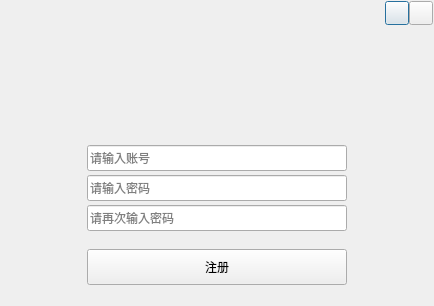
<?xml version="1.0" encoding="UTF-8"?>
<ui version="4.0">
 <class>UserRegisterClass</class>
 <widget class="QDialog" name="UserRegisterClass">
  <property name="geometry">
   <rect>
    <x>0</x>
    <y>0</y>
    <width>434</width>
    <height>306</height>
   </rect>
  </property>
  <property name="windowTitle">
   <string>UserRegister</string>
  </property>
  <layout class="QVBoxLayout" name="verticalLayout_2">
   <property name="spacing">
    <number>0</number>
   </property>
   <property name="leftMargin">
    <number>1</number>
   </property>
   <property name="topMargin">
    <number>1</number>
   </property>
   <property name="rightMargin">
    <number>1</number>
   </property>
   <property name="bottomMargin">
    <number>1</number>
   </property>
   <item>
    <widget class="QWidget" name="titleWidget_2" native="true">
     <property name="sizePolicy">
      <sizepolicy hsizetype="Expanding" vsizetype="Fixed">
       <horstretch>0</horstretch>
       <verstretch>0</verstretch>
      </sizepolicy>
     </property>
     <property name="minimumSize">
      <size>
       <width>0</width>
       <height>24</height>
      </size>
     </property>
     <property name="maximumSize">
      <size>
       <width>16777215</width>
       <height>24</height>
      </size>
     </property>
     <property name="titleSkin" stdset="0">
      <bool>true</bool>
     </property>
     <layout class="QHBoxLayout" name="horizontalLayout_6">
      <property name="spacing">
       <number>0</number>
      </property>
      <property name="leftMargin">
       <number>12</number>
      </property>
      <property name="topMargin">
       <number>0</number>
      </property>
      <property name="rightMargin">
       <number>0</number>
      </property>
      <property name="bottomMargin">
       <number>0</number>
      </property>
      <item>
       <spacer name="horizontalSpacer_10">
        <property name="orientation">
         <enum>Qt::Horizontal</enum>
        </property>
        <property name="sizeHint" stdset="0">
         <size>
          <width>299</width>
          <height>20</height>
         </size>
        </property>
       </spacer>
      </item>
      <item>
       <widget class="QPushButton" name="sysmin">
        <property name="sizePolicy">
         <sizepolicy hsizetype="Fixed" vsizetype="Fixed">
          <horstretch>0</horstretch>
          <verstretch>0</verstretch>
         </sizepolicy>
        </property>
        <property name="minimumSize">
         <size>
          <width>24</width>
          <height>24</height>
         </size>
        </property>
        <property name="maximumSize">
         <size>
          <width>24</width>
          <height>24</height>
         </size>
        </property>
        <property name="text">
         <string/>
        </property>
       </widget>
      </item>
      <item>
       <widget class="QPushButton" name="sysclose">
        <property name="sizePolicy">
         <sizepolicy hsizetype="Fixed" vsizetype="Fixed">
          <horstretch>0</horstretch>
          <verstretch>0</verstretch>
         </sizepolicy>
        </property>
        <property name="minimumSize">
         <size>
          <width>24</width>
          <height>24</height>
         </size>
        </property>
        <property name="maximumSize">
         <size>
          <width>24</width>
          <height>24</height>
         </size>
        </property>
        <property name="text">
         <string/>
        </property>
       </widget>
      </item>
     </layout>
    </widget>
   </item>
   <item>
    <widget class="QWidget" name="titleWidget" native="true">
     <property name="sizePolicy">
      <sizepolicy hsizetype="Expanding" vsizetype="Expanding">
       <horstretch>0</horstretch>
       <verstretch>0</verstretch>
      </sizepolicy>
     </property>
     <property name="minimumSize">
      <size>
       <width>0</width>
       <height>80</height>
      </size>
     </property>
     <property name="maximumSize">
      <size>
       <width>16777215</width>
       <height>80</height>
      </size>
     </property>
     <property name="titleSkin" stdset="0">
      <bool>true</bool>
     </property>
    </widget>
   </item>
   <item>
    <widget class="QWidget" name="bodyWidget" native="true">
     <property name="sizePolicy">
      <sizepolicy hsizetype="Preferred" vsizetype="Expanding">
       <horstretch>0</horstretch>
       <verstretch>0</verstretch>
      </sizepolicy>
     </property>
     <property name="minimumSize">
      <size>
       <width>0</width>
       <height>200</height>
      </size>
     </property>
     <property name="bottomSkin" stdset="0">
      <bool>true</bool>
     </property>
     <layout class="QVBoxLayout" name="verticalLayout">
      <property name="spacing">
       <number>4</number>
      </property>
      <property name="leftMargin">
       <number>0</number>
      </property>
      <property name="topMargin">
       <number>0</number>
      </property>
      <property name="rightMargin">
       <number>0</number>
      </property>
      <property name="bottomMargin">
       <number>0</number>
      </property>
      <item>
       <spacer name="verticalSpacer_2">
        <property name="orientation">
         <enum>Qt::Vertical</enum>
        </property>
        <property name="sizeHint" stdset="0">
         <size>
          <width>20</width>
          <height>40</height>
         </size>
        </property>
       </spacer>
      </item>
      <item>
       <layout class="QHBoxLayout" name="horizontalLayout">
        <property name="spacing">
         <number>6</number>
        </property>
        <item>
         <spacer name="horizontalSpacer">
          <property name="orientation">
           <enum>Qt::Horizontal</enum>
          </property>
          <property name="sizeHint" stdset="0">
           <size>
            <width>40</width>
            <height>20</height>
           </size>
          </property>
         </spacer>
        </item>
        <item>
         <widget class="QLineEdit" name="lineEditUserAccount">
          <property name="minimumSize">
           <size>
            <width>260</width>
            <height>26</height>
           </size>
          </property>
          <property name="maximumSize">
           <size>
            <width>260</width>
            <height>26</height>
           </size>
          </property>
          <property name="maxLength">
           <number>33</number>
          </property>
          <property name="placeholderText">
           <string>请输入账号</string>
          </property>
         </widget>
        </item>
        <item>
         <spacer name="horizontalSpacer_2">
          <property name="orientation">
           <enum>Qt::Horizontal</enum>
          </property>
          <property name="sizeHint" stdset="0">
           <size>
            <width>40</width>
            <height>20</height>
           </size>
          </property>
         </spacer>
        </item>
       </layout>
      </item>
      <item>
       <layout class="QHBoxLayout" name="horizontalLayout_2">
        <property name="spacing">
         <number>6</number>
        </property>
        <item>
         <spacer name="horizontalSpacer_3">
          <property name="orientation">
           <enum>Qt::Horizontal</enum>
          </property>
          <property name="sizeHint" stdset="0">
           <size>
            <width>40</width>
            <height>20</height>
           </size>
          </property>
         </spacer>
        </item>
        <item>
         <widget class="QLineEdit" name="lineEditUserPassword">
          <property name="minimumSize">
           <size>
            <width>260</width>
            <height>26</height>
           </size>
          </property>
          <property name="maximumSize">
           <size>
            <width>260</width>
            <height>26</height>
           </size>
          </property>
          <property name="maxLength">
           <number>33</number>
          </property>
          <property name="echoMode">
           <enum>QLineEdit::Password</enum>
          </property>
          <property name="placeholderText">
           <string>请输入密码</string>
          </property>
         </widget>
        </item>
        <item>
         <spacer name="horizontalSpacer_4">
          <property name="orientation">
           <enum>Qt::Horizontal</enum>
          </property>
          <property name="sizeHint" stdset="0">
           <size>
            <width>40</width>
            <height>20</height>
           </size>
          </property>
         </spacer>
        </item>
       </layout>
      </item>
      <item>
       <layout class="QHBoxLayout" name="horizontalLayout_3">
        <property name="spacing">
         <number>6</number>
        </property>
        <item>
         <spacer name="horizontalSpacer_5">
          <property name="orientation">
           <enum>Qt::Horizontal</enum>
          </property>
          <property name="sizeHint" stdset="0">
           <size>
            <width>40</width>
            <height>20</height>
           </size>
          </property>
         </spacer>
        </item>
        <item>
         <widget class="QLineEdit" name="lineEditUserPasswordConfirm">
          <property name="minimumSize">
           <size>
            <width>260</width>
            <height>26</height>
           </size>
          </property>
          <property name="maximumSize">
           <size>
            <width>260</width>
            <height>26</height>
           </size>
          </property>
          <property name="maxLength">
           <number>33</number>
          </property>
          <property name="echoMode">
           <enum>QLineEdit::Password</enum>
          </property>
          <property name="placeholderText">
           <string>请再次输入密码</string>
          </property>
         </widget>
        </item>
        <item>
         <spacer name="horizontalSpacer_6">
          <property name="orientation">
           <enum>Qt::Horizontal</enum>
          </property>
          <property name="sizeHint" stdset="0">
           <size>
            <width>40</width>
            <height>20</height>
           </size>
          </property>
         </spacer>
        </item>
       </layout>
      </item>
      <item>
       <spacer name="verticalSpacer">
        <property name="orientation">
         <enum>Qt::Vertical</enum>
        </property>
        <property name="sizeHint" stdset="0">
         <size>
          <width>20</width>
          <height>10</height>
         </size>
        </property>
       </spacer>
      </item>
      <item>
       <layout class="QHBoxLayout" name="horizontalLayout_4">
        <property name="spacing">
         <number>6</number>
        </property>
        <item>
         <spacer name="horizontalSpacer_7">
          <property name="orientation">
           <enum>Qt::Horizontal</enum>
          </property>
          <property name="sizeHint" stdset="0">
           <size>
            <width>40</width>
            <height>20</height>
           </size>
          </property>
         </spacer>
        </item>
        <item>
         <widget class="QPushButton" name="buttonRegister2">
          <property name="sizePolicy">
           <sizepolicy hsizetype="Fixed" vsizetype="Fixed">
            <horstretch>0</horstretch>
            <verstretch>0</verstretch>
           </sizepolicy>
          </property>
          <property name="minimumSize">
           <size>
            <width>260</width>
            <height>36</height>
           </size>
          </property>
          <property name="maximumSize">
           <size>
            <width>260</width>
            <height>36</height>
           </size>
          </property>
          <property name="text">
           <string>注册</string>
          </property>
         </widget>
        </item>
        <item>
         <spacer name="horizontalSpacer_8">
          <property name="orientation">
           <enum>Qt::Horizontal</enum>
          </property>
          <property name="sizeHint" stdset="0">
           <size>
            <width>40</width>
            <height>20</height>
           </size>
          </property>
         </spacer>
        </item>
       </layout>
      </item>
      <item>
       <spacer name="verticalSpacer_3">
        <property name="orientation">
         <enum>Qt::Vertical</enum>
        </property>
        <property name="sizeHint" stdset="0">
         <size>
          <width>20</width>
          <height>20</height>
         </size>
        </property>
       </spacer>
      </item>
     </layout>
    </widget>
   </item>
  </layout>
 </widget>
 <layoutdefault spacing="6" margin="11"/>
 <resources/>
 <connections/>
</ui>
